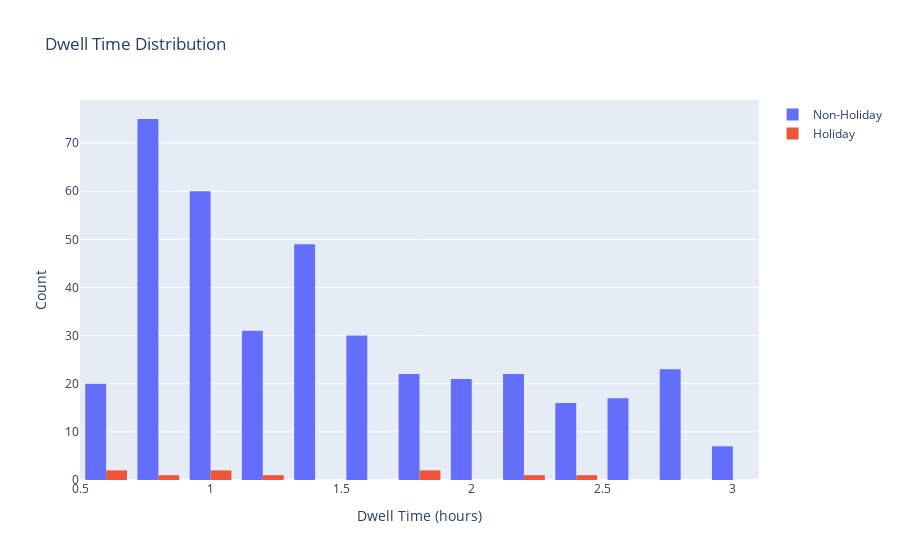

The code cell stored with this chart in its notebook:
### Code cell
# Analyzing how dwell time distributions differ between holidays and non-holidays

# Remove outliers
df_clean = processed_df[processed_df['IS_OUTLIER'] == False].copy()

# Create figure
fig = go.Figure()

# Non-holiday
fig.add_trace(go.Histogram(
    x=df_clean[df_clean['IS_HOLIDAY'] == 0]['DWELL_TIME'],
    name='Non-Holiday'
))

# Holiday
fig.add_trace(go.Histogram(
    x=df_clean[df_clean['IS_HOLIDAY'] == 1]['DWELL_TIME'],
    name='Holiday'
))

# Labels
fig.update_layout(
    title='Dwell Time Distribution',
    xaxis_title='Dwell Time (hours)',
    yaxis_title='Count',
    barmode='group'
)

fig.show()

### Figure 1 — Plotly figure (JSON) as saved in the notebook; plotly's stock layout.template omitted (floating-point values rounded to 4 significant figures; data arrays with more than 128 entries replaced by an {"elided": "..."} marker saying what was removed)
{"data": [{"name": "Non-Holiday", "type": "histogram", "x": {"elided": "393 float values"}}, {"name": "Holiday", "type": "histogram", "x": [2.3, 1.133, 1.767, 0.683, 0.9, 0.767, 2.283, 0.533, 1.883, 0.967]}], "layout": {"barmode": "group", "title": {"text": "Dwell Time Distribution"}, "xaxis": {"title": {"text": "Dwell Time (hours)"}}, "yaxis": {"title": {"text": "Count"}}}}
